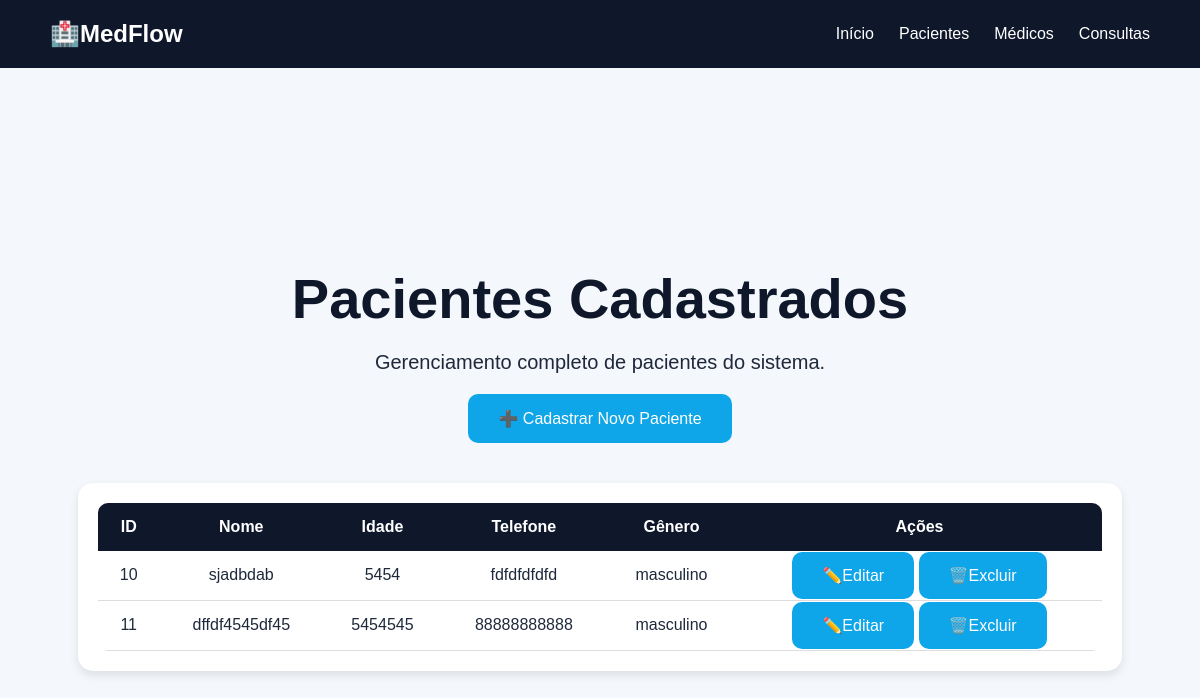
/pacientes, run on an earlier commit of the app's database.
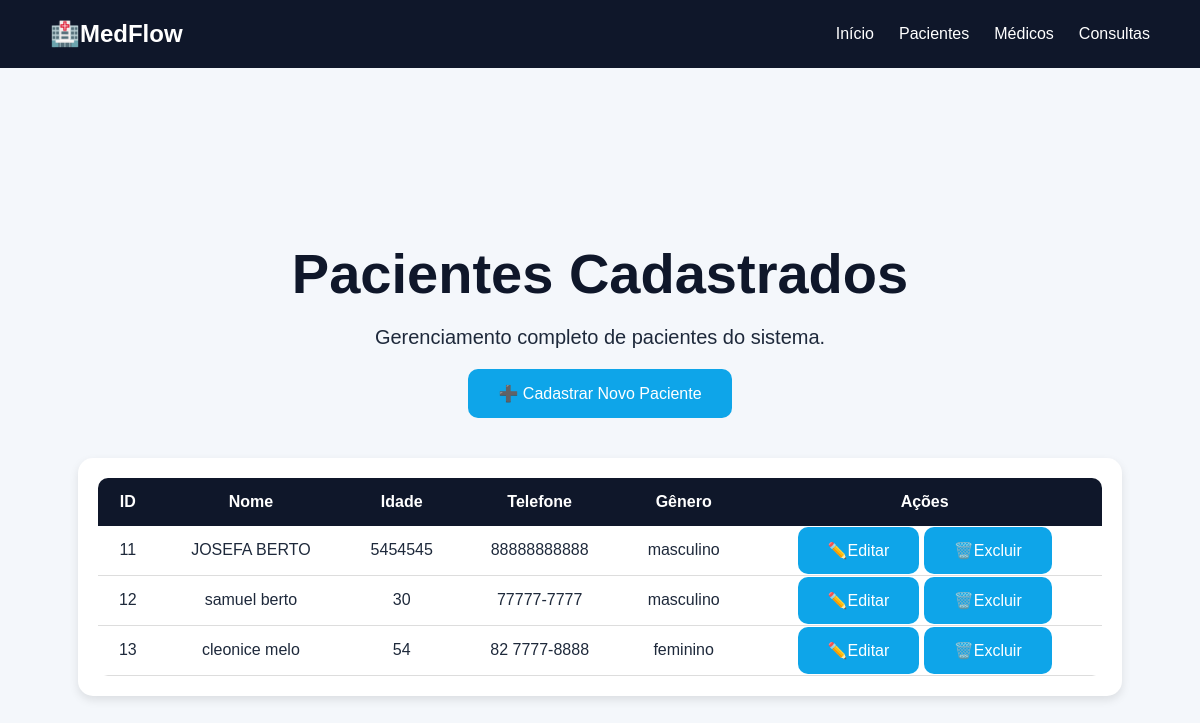
And on a later commit of the database.
### tables this page shows
CREATE TABLE pacientes (
                   id INTEGER PRIMARY KEY AUTOINCREMENT,
                   nome TEXT NOT NULL,
                   idade INTEGER,
                   telefone TEXT,
                   genero TEXT
                   );

### app.py (the view)
@app.route("/pacientes")
def pacientes():
    conexao = conectar()
    cursor = conexao.cursor()
    cursor.execute("SELECT * FROM pacientes")
    pacientes = cursor.fetchall()
    lista_pacientes = []
    for paciente in pacientes:
        lista_pacientes.append({
            "id": paciente[0],
            "nome": paciente[1],
            "idade": paciente[2],
            "telefone": paciente[3],
            "genero": paciente[4]
        })
    conexao.close()
    return render_template("pacientes.html", pacientes=lista_pacientes
                           )

### database/conexao.py (called while the page is built)
def conectar():
    conexao = sqlite3.connect('medflow.db')
    return conexao

### templates/pacientes.html (shortened to what this page needs)
<!DOCTYPE html>
<html lang="pt-br">
<head>
    <link rel="stylesheet" href="{{ url_for('static', filename='css/style.css') }}">
</head>
<body>
    <nav class="navbar">
        <div class="logo">🏥MedFlow</div>
        <div class="menu">
            <a href="/">Início</a>
            <a href="/pacientes">Pacientes</a>
            <a href="/medicos">Médicos</a>
            <a href="/consultas">Consultas</a>
        </div>
    </nav>
    <section class="hero">
        <h1>Pacientes Cadastrados</h1>
        <p> Gerenciamento completo de pacientes do sistema.</p>
        <a href="/novo-paciente" class="btn">
            ➕ Cadastrar Novo Paciente
        </a>
        <div class="tabela-container">
    <table>
        <thead>
            <tr>
                <th>ID</th>
                <th>Nome</th>
                <th>Idade</th>
                <th>Telefone</th>
                <th>Gênero</th>
                <th>Ações</th>
            </tr>
        </thead>
        <tbody>
            {% for paciente in pacientes %}
            <tr>
                <td>{{ paciente.id }}</td>
                <td>{{ paciente.nome }}</td>
                <td>{{ paciente.idade }}</td>
                <td>{{ paciente.telefone }}</td>
                <td>{{ paciente.genero }}</td>
                <td>
                    <a href="/editar-paciente/{{paciente.id}}" class="btn">✏️Editar</a>
                    <a href="/excluir-paciente/{{paciente.id}}" class="btn">🗑️Excluir</a>
                </td>
            </tr>
            {% endfor %}
        </tbody>
    </table>
</div>
    </section>
</body>
</html>

### static/css/style.css (style rules this page uses)
* { margin: 0; padding: 0; box-sizing: border-box; }
body { font-family: Arial, sans-serif; background-color: #f4f7fb; color: #1e293b; }
.navbar { background-color: #0f172a; color: white; display: flex; justify-content: space-between; align-items: center; padding: 20px 50px; }
.logo { font-size: 24px; font-weight: bold; }
.menu { display: flex; gap: 25px; }
.menu a { color: white; text-decoration: none; transition: 0.3s; }
.hero { height: 85vh; display: flex; flex-direction: column; justify-content: center; align-items: center; text-align: center; padding: 20px; }
.hero h1 { font-size: 56px; margin-bottom: 20px; }
.hero p { font-size: 20px; max-width: 700px; margin-bottom: 20px; }
.btn { background-color: #0ea5e9; color: white; padding: 15px 30px; border-radius: 10px; text-decoration: none; transition: 0.3s; }
.tabela-container { width: 90%; margin-top: 40px; background-color: white; padding: 20px; border-radius: 15px; box-shadow: 0px 4px 10px rgba(0,0,0,0.1); }
table { width: 100%; border-collapse: collapse; }
th { background-color: #0f172a; color: white; padding: 15px; }
td { padding: 15px; border-bottom: 1px solid #ddd; }
.hero { min-height: 100vh; }
.hero h1 { color: #0f172a; }
table { background-color: white; border-radius: 10px; overflow: hidden; }

What changed in the data, as far as the page shows it:
removed pacientes: id "10", nome "sjadbdab", idade "5454", telefone "fdfdfdfdfd", genero "masculino"
changed pacientes id 11: nome "dffdf4545df45" → "JOSEFA BERTO"
added pacientes: id "12", nome "samuel berto", idade "30", telefone "77777-7777", genero "masculino"
added pacientes: id "13", nome "cleonice melo", idade "54", telefone "82 7777-8888", genero "feminino"
